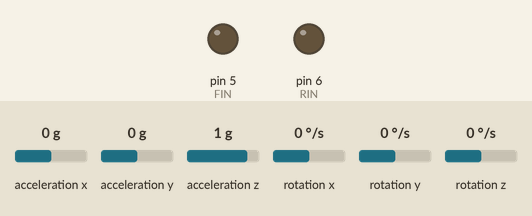
A sketch run on a simulated Arduino Uno, built with avr-gcc and run on an emulated ATmega328P. On the bench: output pins drawn as LEDs (lit = HIGH). The inputs (shaded band) are chosen by the test bench; at power-on: acceleration x 0 g, acceleration y 0 g, acceleration z 1 g, rotation x 0 °/s, rotation y 0 °/s, rotation z 0 °/s.

Above: at 0.1 s.
At 12.17 s:
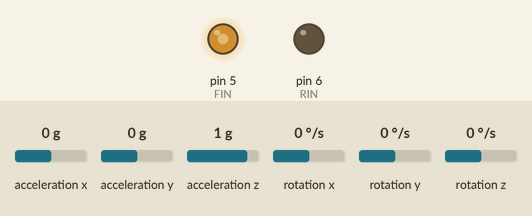
At 24.33 s:
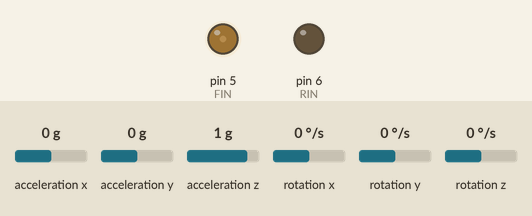
At 39.93 s:
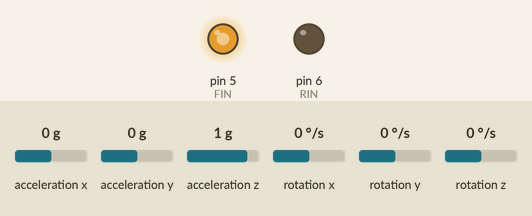
Timing chart, 0 to 40.0 s (numbered marks = the images above):
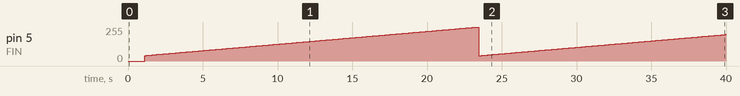

The sketch:

bouncerBouncer.ino
```cpp
#include "I2Cdev.h"
#include "MPU6050.h"

#if I2CDEV_IMPLEMENTATION == I2CDEV_ARDUINO_WIRE
  #include "Wire.h"
#endif

MPU6050 accelgyro;

int16_t ax,ay,az;
int16_t gx,gy,gz;

int FIN = 5;
int RIN = 6;
int count = 0;
int OFFSET = 40;
int MAX = 256;

void setup() {
  delay(1000);
  pinMode(FIN, OUTPUT);
  pinMode(RIN, OUTPUT);

  #if I2CDEV_IMPLEMENTATION == I2CDEV_ARDUINO_WIRE
    Wire.begin();
  #elif I2CDEV_IMPLEMENTATION == I2CDEV_BUILTIN_FASTWIRE
    Fastwire::setup(400, true);
  #endif

  accelgyro.initialize();
}

void loop() {
  delay(100);
  accelgyro.getMotion6(&ax,&ay,&az,&gx,&gy,&gz);
  if(az > 32000){ count = 0; }
  count += 1;
  count %= MAX - OFFSET;
  analogWrite(FIN, count + OFFSET);
  digitalWrite(RIN, LOW);
}
```

Measured:
- by itself, pin 5 (FIN): 0/255 → 41/255 at 1.1 s, → 42/255 0.10 s later, → 43/255 0.10 s later, → 44/255 0.10 s later, … (375 changes in this stretch)
